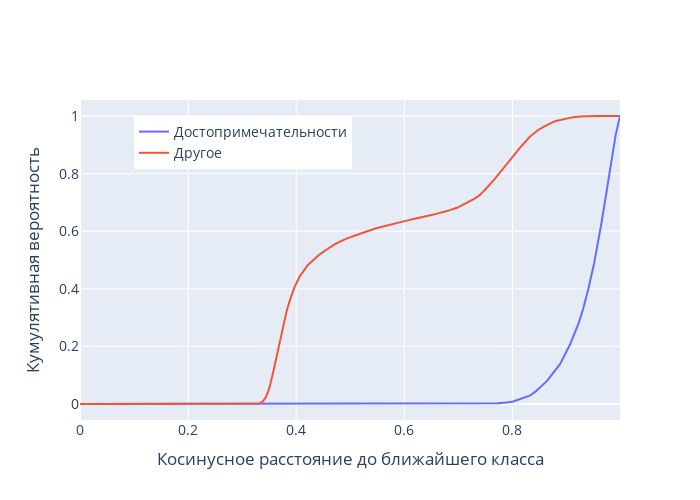

Source (notebook cell):
### Code cell
result_lan = np.array(result_lan)
fig = go.Figure()
num_bins = 1000
# Use the histogram function to bin the data
counts1, _ = np.histogram(result_lan, bins=num_bins, range=(0, 1), normed=True)
counts2, _ = np.histogram(result_nonLan, bins=num_bins, range=(0, 1), normed=True)
# Now find the cdf
cdf1 = np.cumsum(counts1 / counts1.sum())
cdf2 = np.cumsum(counts2 / counts2.sum())

fig.add_trace(go.Scatter(x=np.arange(0, 1, 1 / num_bins), y=cdf1,
                    name="Достопримечательности"))
fig.add_trace(go.Scatter(x=np.arange(0, 1, 1 / num_bins), y=cdf2,
                    name="Другое"))

fig.update_layout(
    legend=dict(
        x=0.1,
        y=0.95
    ),
    font=dict(
        size=14,
    ),
    width=700,
    height=500,
    xaxis_title="Косинусное расстояние до ближайшего класса",
    yaxis_title="Кумулятивная вероятность",
)
fig.show()
print(result_lan[:10])

### Figure 1 — Plotly figure (JSON) as saved in the notebook; plotly's stock layout.template omitted (floating-point values rounded to 4 significant figures; data arrays with more than 128 entries replaced by an {"elided": "..."} marker saying what was removed)
{"data": [{"name": "Достопримечательности", "type": "scatter", "x": {"elided": "1000 float values"}, "y": {"elided": "1000 float values"}}, {"name": "Другое", "type": "scatter", "x": {"elided": "1000 float values"}, "y": {"elided": "1000 float values"}}], "layout": {"font": {"size": 14}, "height": 500, "legend": {"x": 0.1, "y": 0.95}, "width": 700, "xaxis": {"title": {"text": "Косинусное расстояние до ближайшего класса"}}, "yaxis": {"title": {"text": "Кумулятивная вероятность"}}}}
